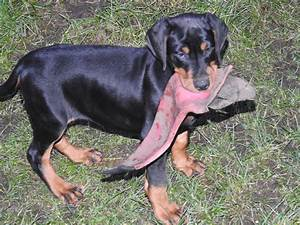
#> input picture dataset/raw-img/cane/OIP-6DV5GvBbWwVgx6zmn1Pi_AHaFj.jpeg, 300 x 225 px, found by its file name; its folder holds only this picture in this run
$ python load.py
#> lines starting #> are read from the running program, lines starting #| are printed output that depends on the picture
import numpy as np
import matplotlib.pyplot as plt
from pathlib import Path
from os import chdir, listdir
import cv2
from tqdm import tqdm
import random
import pickle

# Directories
prep_path = Path("/home/giraffe/Desktop/Animal_CNN/preprocessing")
chdir(prep_path.parent)
data_path = Path.cwd() / 'dataset'
train_path, val_path = (data_path / 'train', data_path / 'val')


categories = ['cane', 'cavallo', 'elefante', 'farfalla',
              'gallina', 'gatto', 'mucca', 'pecora', 'ragno', 'scoiattolo']

# Image size
IMG_SIZE = 57

# Empty list
train_data = []
val_data = []

# Create dataset


def create_train():
    for category in categories:
        path = train_path / category
        classes = categories.index(category)
        # Iterate over each image
        for img in tqdm(listdir(path)):
            img_array = cv2.imread(str(path / img), cv2.IMREAD_COLOR)
#> img_array is the input picture: shape (225, 300, 3); mean B, G, R 109.1, 116.4, 118.2
            norm_array = cv2.resize(img_array, (IMG_SIZE, IMG_SIZE))
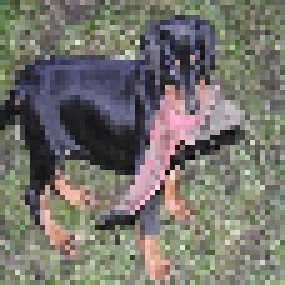
#> norm_array: shape (57, 57, 3) (shown 5 times larger); mean B, G, R 108.9, 116.2, 118
            train_data.append([norm_array, classes])
#> pass 2 of the loop in create_train, `for category in categories:`:
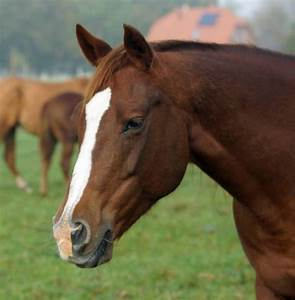
#> input picture dataset/raw-img/cavallo/OIP-1HIpfQhTSHrqBC0juDvlzQHaHj.jpeg, 295 x 300 px, found by its file name
#> in create_train, img_array is the input picture: shape (300, 295, 3); mean B, G, R 71.6, 98.9, 107
#> in create_train, `norm_array = cv2.resize(img_array, (IMG_SIZE, IMG_SIZE))`:
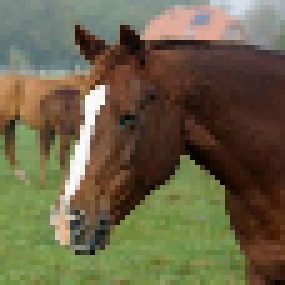
#> norm_array: shape (57, 57, 3) (shown 5 times larger); mean B, G, R 71.4, 98.7, 106.8


def create_val():
    for category in categories:
        path = val_path / str(category)
        classes = categories.index(category)
        # Iterate over each image
        for img in tqdm(listdir(path)):
            img_array = cv2.imread(str(path / img), cv2.IMREAD_COLOR)
            norm_array = cv2.resize(img_array, (IMG_SIZE, IMG_SIZE))
            val_data.append([norm_array, classes])


#> (the run stopped early here; a loop or call above may not have finished)
